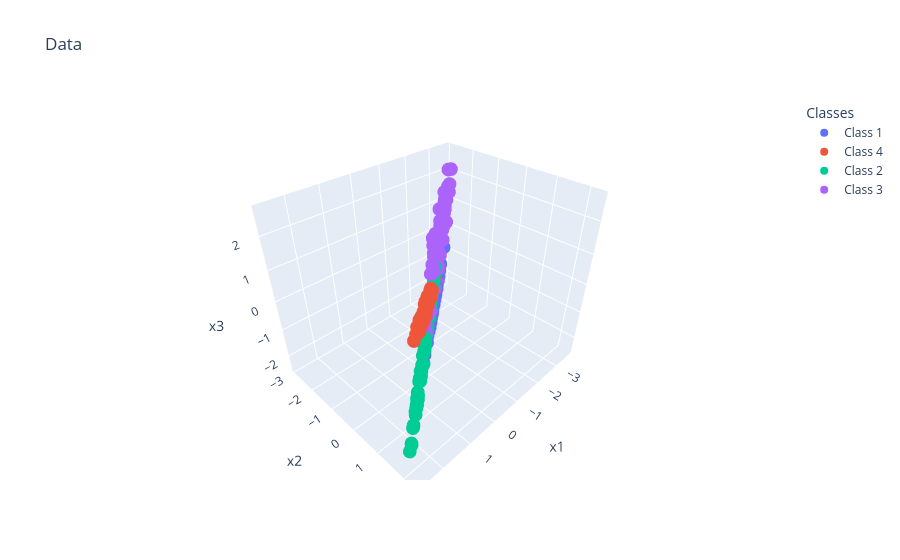

Source (notebook cell):
### Code cell
X, y = make_classification(n_samples=300,n_features=3,n_classes=4,n_informative=2,n_redundant=1,n_clusters_per_class=1,random_state=1421)
labels = np.array([f"Class {i+1}" for i in y])
fig = px.scatter_3d(x=X[:,0],y=X[:,1],z=X[:,2],color=labels,labels={"color":"Classes","x":"x1","y":"x2","z":"x3"},title="Data")
fig.show()


# Untouched test split
X_train_full, X_untouched_test, y_train_full, y_untouched_test = train_test_split(X, y, test_size=0.25, random_state=1421)


# Hyperparameter candidates
k_vals = np.arange(1,11)
ensemble_sizes = np.arange(10,21)

ml_models_loss = {"kNN": [],"Random Forest Classifier": []}

kfold = KFold(n_splits=3, shuffle=True, random_state=1421)

# Tuning Loop 
for k, ensemble in zip(k_vals, ensemble_sizes): # Note: This does not evaluate Hyperparameters independently

    ml_models = {"kNN": KNeighborsClassifier(n_neighbors=k),
                 "Random Forest Classifier": RandomForestClassifier(n_estimators=ensemble,random_state=1421)}

    for name, model in ml_models.items():

        loss_metric_per_fold = []

        for train_idx, val_idx in kfold.split(X_train_full):

            X_train = X_train_full[train_idx]
            X_valid = X_train_full[val_idx]
            y_train = y_train_full[train_idx]
            y_valid = y_train_full[val_idx]

            model.fit(X_train, y_train)
            y_preds = model.predict(X_valid)

            acc = accuracy_score(y_valid, y_preds)
            loss_metric_per_fold.append(acc)

        ml_models_loss[name].append(np.mean(loss_metric_per_fold))


# Select λ* for each learner
best_k = k_vals[np.argmax(ml_models_loss["kNN"])]
best_ensemble = ensemble_sizes[np.argmax(ml_models_loss["Random Forest Classifier"])]
print("Best k:", best_k)
print("Best ensemble:", best_ensemble)

# Retrain the tuned models on full train_full
best_models = {"kNN": KNeighborsClassifier(n_neighbors=best_k),
               "Random Forest Classifier": RandomForestClassifier(n_estimators=best_ensemble,random_state=1421)}

for name, model in best_models.items():
    model.fit(X_train_full, y_train_full)
    y_preds = model.predict(X_untouched_test)

    test_acc = accuracy_score(y_untouched_test, y_preds)
    print(name, "Untouched Test Accuracy:", test_acc)
